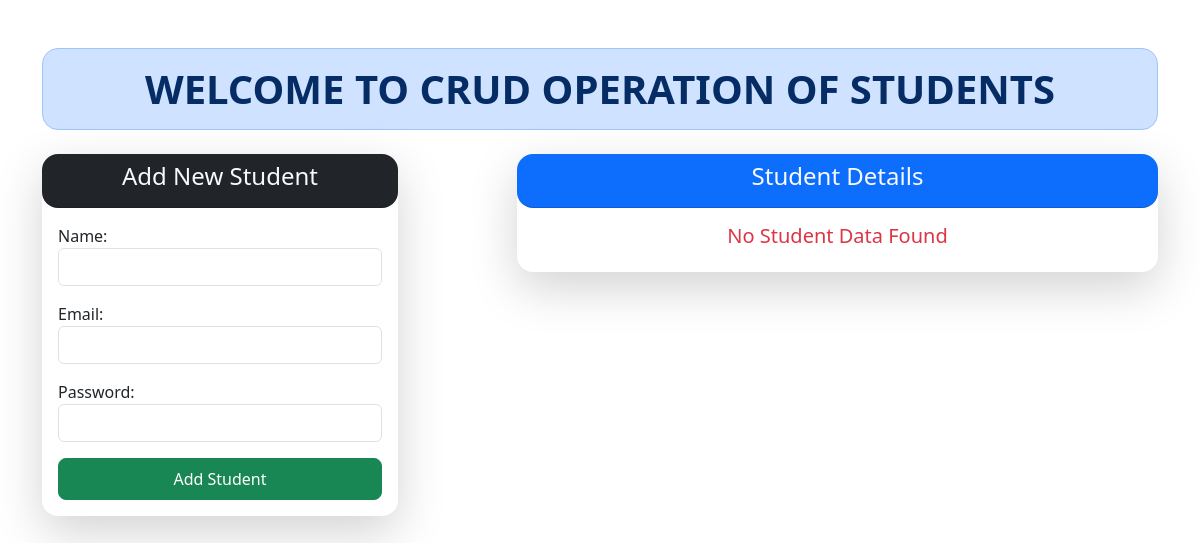
The app's page /, older data.
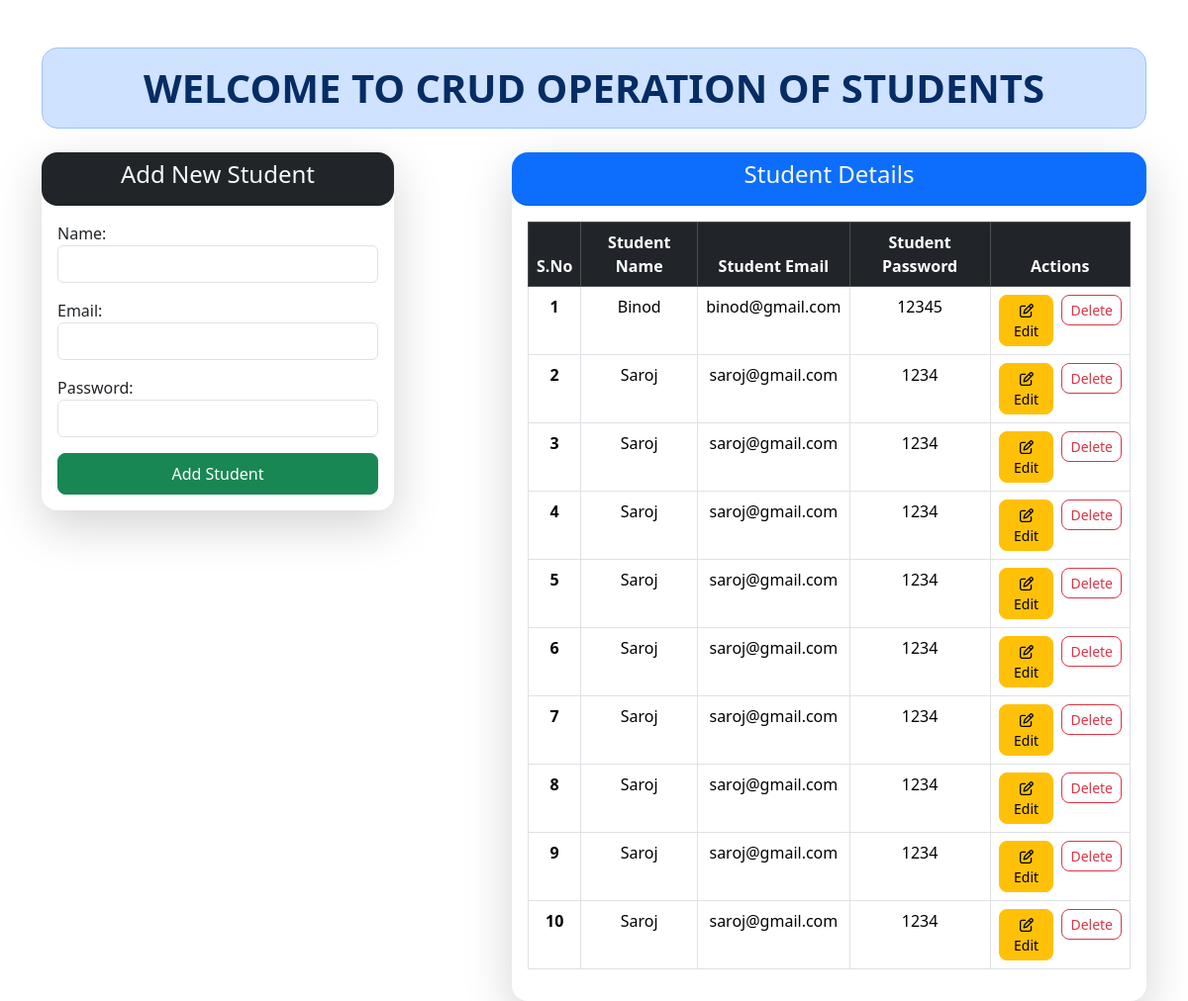
The same page, newer data.
### StudentCrud/models.py (models this page shows)
class User(models.Model):
    name = models.CharField(max_length=100,null=False)
    email = models.EmailField(max_length=100)
    password = models.CharField(max_length=100)

### StudentCrud/views.py (the view)
# urls.py: path('',views.add_show,name="addshow"),
def add_show(request):
    stud=User.objects.all()
    if request.method=="POST":
        fm=StudentRegistration(request.POST)
        if fm.is_valid():
            nm=fm.cleaned_data["name"]
            em=fm.cleaned_data["email"]
            pw=fm.cleaned_data["password"]
            store=User(name=nm,email=em,password=pw)
            store.save()
            fm=StudentRegistration()
    else:
        fm=StudentRegistration()
    return render(request,"StudentCrud/addandshow.html",{'form':fm,"stu":stud,})

### StudentCrud/forms.py
class StudentRegistration(forms.ModelForm):
    class Meta:
        model=User
        fields=['name','email','password']
        widgets={
            'name':forms.TextInput(attrs={"class":"form-control"}),
            'email':forms.EmailInput(attrs={"class":"form-control"}),
            'password':forms.PasswordInput( render_value=True,attrs={"class":"form-control"}),
        }

### StudentCrud/templates/StudentCrud/addandshow.html (shortened to what this page needs)
{% extends "StudentCrud/base.html" %}
{% block body_class %}dark-background{% endblock %}
{% block content %}
<div class="row mt-4">
  <div class="col-lg-4 col-md-5">
    <div class="card shadow-lg border-0 rounded-4">
      <div class="card-header bg-dark text-light text-center fw-bold rounded-4">
        <h4>Add New Student</h4>
      </div>
      <div class="card-body">
        <form action="" method="POST">
          {{ form.as_p }}
          <div class="d-grid">
            <button type="submit" class="btn btn-success rounded-3 py-2">Add Student</button>
          </div>
        </form>
      </div>
    </div>
  </div>
  <div class="col-lg-7 offset-lg-1 col-md-7 mt-4 mt-md-0">
    <div class="card shadow-lg border-0 rounded-4">
      <div class="card-header bg-primary text-light text-center fw-bold rounded-4">
        <h4>Student Details</h4>
      </div>
      <div class="card-body">
        {% if stu %}
        <div class="table-responsive">
          <table class="table table-hover table-bordered text-center">
            <thead class="table-dark">
              <tr>
                <th scope="col">S.No</th>
                <th scope="col">Student Name</th>
                <th scope="col">Student Email</th>
                <th scope="col">Student Password</th>
                <th scope="col">Actions</th>
              </tr>
            </thead>
            <tbody>
              {% for store in stu %}
              <tr>
                <th scope="row">{{ forloop.counter }}</th>
                <td>{{ store.name }}</td>
                <td>{{ store.email }}</td>
                <td>{{ store.password }}</td>
                <td>
                  <div class="d-flex gap-2 justify-content-center">
                    <a href="{% url 'updatedata' store.id %}" class="btn btn-warning btn-sm rounded-3">
                      <i class="fa-regular fa-pen-to-square"></i> Edit
                    </a>
                    <form action="{% url 'deletedata' store.id %}" method="POST" onsubmit="return confirmDelete()">
                      <input type="submit" value="Delete" class="btn btn-outline-danger btn-sm rounded-3">
                    </form>
                  </div>
                </td>
              </tr>
              {% endfor %}
            </tbody>
          </table>
        </div>
        {% else %}
        <h5 class="text-center text-danger">No Student Data Found</h5>
        {% endif %}
      </div>
    </div>
  </div>
</div>
{% endblock content %}

Row changes from the older to the newer data that the page shows:
added User: name "Binod", email "binod@gmail.com", password "12345"
added User: name "Saroj", email "saroj@gmail.com", password "1234"
added User: name "Saroj", email "saroj@gmail.com", password "1234"
added User: name "Saroj", email "saroj@gmail.com", password "1234"
added User: name "Saroj", email "saroj@gmail.com", password "1234"
added User: name "Saroj", email "saroj@gmail.com", password "1234"
added User: name "Saroj", email "saroj@gmail.com", password "1234"
added User: name "Saroj", email "saroj@gmail.com", password "1234"
added User: name "Saroj", email "saroj@gmail.com", password "1234"
added User: name "Saroj", email "saroj@gmail.com", password "1234"
Text that changed along with them:
text no longer shown: "No Student Data Found"
text now shown: "S.No Student Name Student Email Student Password Actions"
